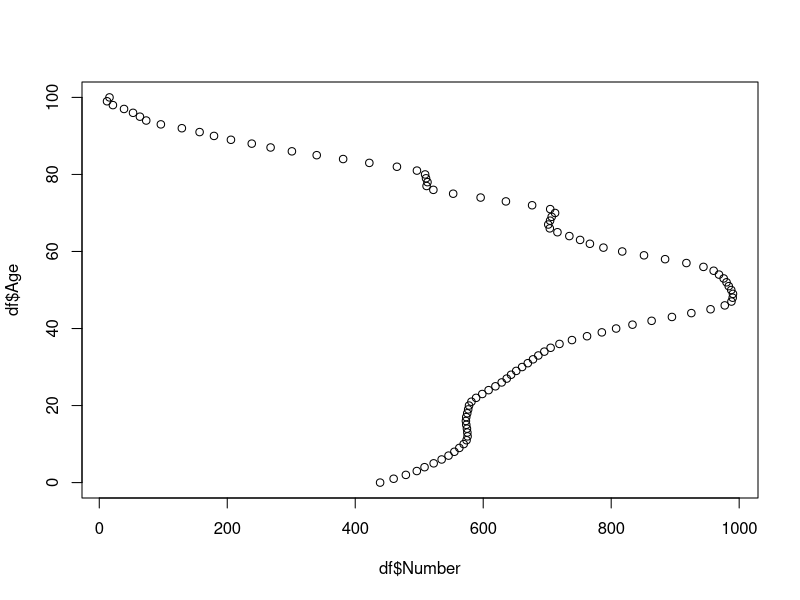
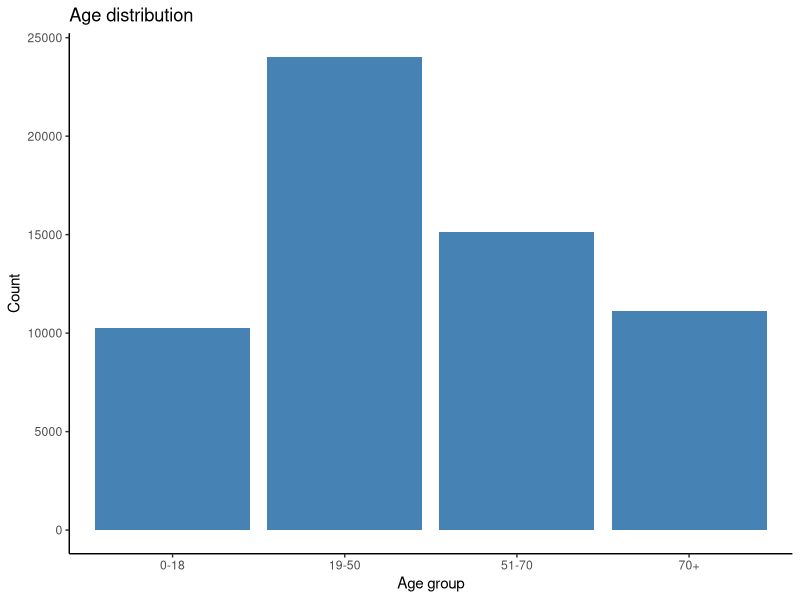
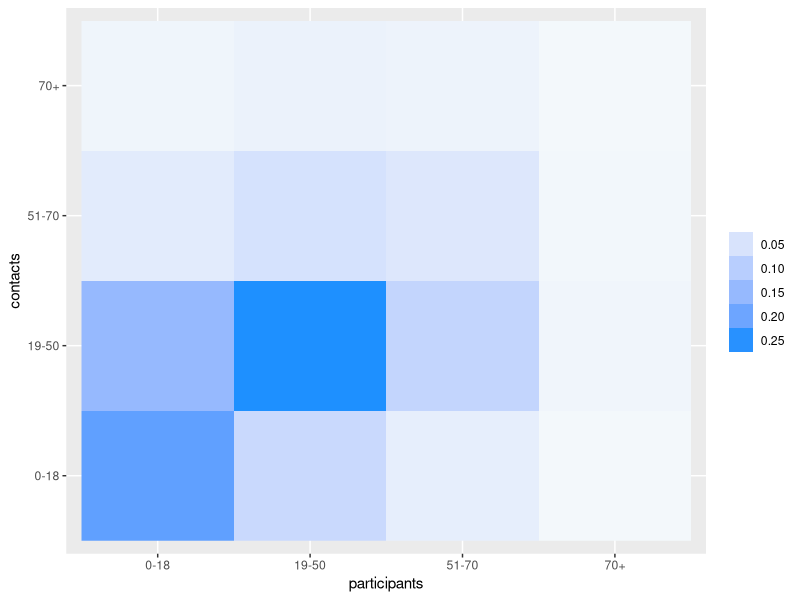
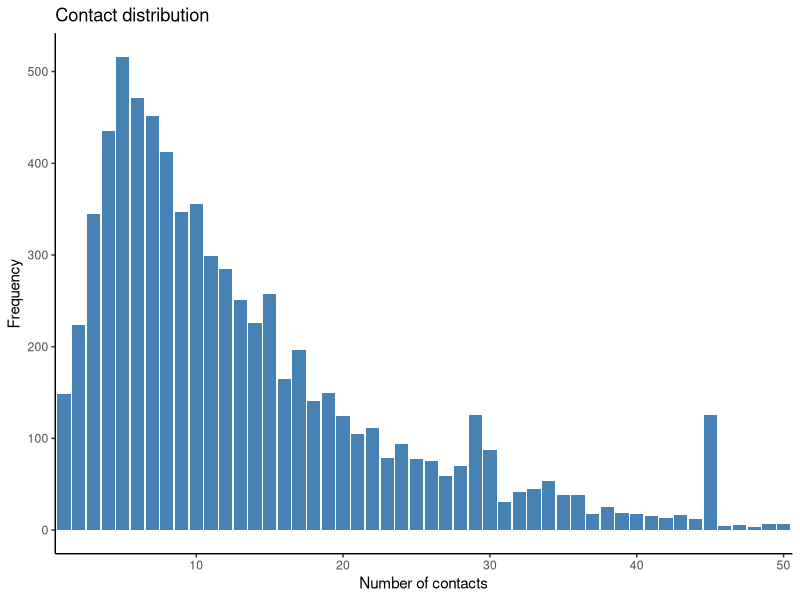

These charts were generated, in order, by the following R code: (Note: this script raises an error after producing the figures.)
#require(tidyverse)
require(readr)
require(ggplot2)
require(igraph)
require(readxl)
#library(lattice)
require(reshape2)
require(magrittr)
require(purrr)
require(dplyr)


genNet <- function(N=N, age=age, n.try=100) {
  require(igraph) # TODO: add check points for invalid inputs
  if (N < 100) warning("Considering increase N!")
  # Utils functions -------------------------------------------------------
  `%notin%` <- function(x, y) is.na(match(x, y, nomatch=NA_integer_))
  # pick age to make contacts according the prob. from contact matrix
  pickAge <- function(x) sample(Mnmr, ncont[x], 1, M[, Grp[x]])
  # pick id that is free and in respected age groups
  pickId <- function(x) {
    pool <- freeI[freeI %in% which(Grp==apick[x])]
    if (length(pool)==1) return(pool)
    else return(sample(pool, npick[x]))
  }
  makeLinks <- function(i, j) c(sapply(j, function(x) c(i, x)))
  # templates and storages ------------------------------------------------
  g <- make_empty_graph(n = N, directed = FALSE)
  freeI <- which(ncont > 0) # some might have no contact
  # Main loop -------------------------------------------------------------
  for (i in 1:N) {
    cat('\r', "Node:", i); flush.console()
    if (ncont[i] == 0) next # am I free?
    freeI <- freeI[freeI %notin% i] # exclude myself: no loop back
    # Check if enough peoples to contact ----------------------------------
    freeA <- rle(sort(Grp[freeI])) #freenodes by age-grp
    afree <- freeA$values  # age-grp that have freenodes
    nfree <- freeA$lengths  # of freenodes by ages
    isEnough <- noWay <- FALSE
    i.try    <- 0  # trying to find enough matched age partners
    while(!isEnough) {
      i.try <- i.try + 1
      if ( i.try > n.try ) isEnough <- noWay <- TRUE # force stop
      conti <- rle(sort(pickAge(i)))  # pick age of my contacts
      npick <- conti$lengths  # of contact by ages
      apick <- conti$values  # age-grp to pick
      if (!all(apick %in% afree)) next  # if no free age, try again
      ok <- sapply(seq_along(npick), function(x) npick[x] <= nfree[which(afree==apick[x])]) # if there are, check number enough?
      if (all(ok)) isEnough <- TRUE
    }
    if (noWay) next  # leave this guy alone
    pickedId <- unlist(sapply(seq_along(npick), function(x) pickId(x)))
    if (any(which(ncont==0) %in% pickedId) ) break
    g <- add_edges(g, makeLinks(i, pickedId) ) # add weights here if needed
    ncont[i] <- 0  # update me, no more friend
    ncont[pickedId] <- ncont[pickedId] - 1  # update friends
    freeI <- which(ncont > 0) # update free id
  }
  g <- set_vertex_attr(g, 'age', value=age)
  return(list(g=g, age=age))
}
genNet <- compiler::cmpfun(genNet)
plotNet <- function(g, vs=log(degree(g)+2)*2, vc=vertex_attr(g, "age"), ly=layout_with_fr, ...) plot(g, vertex.size=vs, vertex.label=NA, edge.arrow.mode=0, layout=ly, vertex.color=vc, edge.color="gray90",...) 
plotNet2 <- function(g, vs=log(degree(g)+2)*2, vc=vertex_attr(g, "age"),  ...) plot(g, vertex.size=vs, vertex.label=NA, edge.arrow.mode=0, vertex.color="#00AFBB", edge.color="gray90",...) 
###############################

df <- read_excel("data/Italy_ages_raw.xlsx")

plot(x=df$Number, y=df$Age)

abreaks<-c(0,19,51,69,103)
la1 <- c(paste(c(0,19,51),c(18,50,70),sep = "-"),paste(70,"+",  sep = ""))
la1

df$AgeGroup <- cut(df$Age, breaks = abreaks,labels=la1, right = FALSE)
agegrp_sum <- aggregate(df$Number, by=list(Category=df$AgeGroup), FUN=sum)
colnames(agegrp_sum)<-c("grps","freq")
agegrp_sum$agegrp_perc<- 100*(agegrp_sum$freq/sum(agegrp_sum$freq))
#plot(agegrp_sum$grps,agegrp_sum$freq)

#barchart(freq~grps,agegrp_sum, xlab="Age group", ylab="Count")
######
pdf("age distn plot.pdf")
p<-ggplot(data=agegrp_sum, aes(x=grps, y=freq)) +
  geom_bar(stat="identity", fill="steelblue") +
  labs(title="Age distribution", 
       x="Age group", y = "Count") +
  theme_classic()
print(p)
dev.off()
# Horizontal bar plot
#p + coord_flip()

################################################
############ GROUPING ASPECT ###################

part2 <- read_excel("data/part2.xlsx", col_types = c("numeric","numeric"))
cdata  <- read_excel("data/contacts_data.xlsx", 
                     col_types = c("numeric", "numeric", "numeric", 
                                   "numeric", "numeric","text"))
mydata = c()
for (i in part2$part_id){
  mydata$dist[i]= length(which(cdata$part_id==i))
  mydata$pp[i] = i
}
datdf = data.frame(na.omit(mydata$dist),na.omit(mydata$pp))

part2$part_nocont = datdf$na.omit.mydata.dist.
part2$pt_grp <- cut(part2$part_age, breaks = abreaks,labels=la1, right = FALSE)
part_grp = as.data.frame(table(part2$pt_grp))


lli=lapply(seq_along(part2$part_age), function(i)rep(part2$part_age[i], part2$part_nocont[i]))
cdata$p_ages = unlist(lli)
cdata$ages_con = NA
for (i in 1:length(cdata$cnt_age_exact)){
  if (is.na(cdata$cnt_age_exact[i])==FALSE){
    cdata$ages_con[i] <- cdata$cnt_age_exact[i]}
  else {cdata$ages_con[i] <- cdata$cnt_age_est_max[i]}
  # else {cdata$ages_con[i] <- sample(seq(cdata$cnt_age_est_min[i],cdata$cnt_age_est_max[i]),1)}
}


cdata$cnt_grp <- cut(cdata$ages_con, breaks = abreaks,labels=la1, right = FALSE)
c_grp = as.data.frame(table(cdata$ages_con))
c_grp$ct_grp <- cut(as.numeric(c_grp$Var1), breaks = abreaks,labels=la1, right = FALSE)
c_sum <- aggregate(c_grp$Freq, by=list(Category=c_grp$ct_grp), FUN=sum)
cdata$c_grp_pro=ave(cdata$ages_con,cdata$cnt_grp)

#
cdata$pt_grp <- cut(cdata$p_ages, breaks = abreaks,labels=la1, right = FALSE)
p_grp = as.data.frame(table(cdata$p_ages))
p_grp$p_grp <- cut(as.numeric(p_grp$Var1), breaks = abreaks,labels=la1, right = FALSE)
p_sum <- aggregate(p_grp$Freq, by=list(Category=p_grp$p_grp), FUN=sum)
cdata$p_prob <- cdata$p_ages/length(cdata$p_ages)
cdata$p_grp_pro=ave(cdata$p_ages,cdata$pt_grp)
p_sum$perc_ita = c(1.6,27,34.2,37.2)
#
part2$part_pro = part2$part_nocont/length(part2$part_nocont)
#
c_time = as.data.frame(table(cdata$duration_multi))
p_time <- aggregate(p_grp$Freq, by=list(Category=p_grp$p_), FUN=sum)

#
mx <- with(cdata, table(participants=cdata$pt_grp,contacts=cdata$cnt_grp))
t(mx)

mtmx = melt(mx)
mtmx$nval = mtmx$value/sum(c_sum$x)

pdf("partcont.pdf")
pcplot = ggplot(mtmx, aes(participants,contacts, fill=nval)) + 
  geom_raster()+
  scale_fill_gradient(low="#F3F8FB", high="dodgerblue") +
  guides(fill = guide_legend(title = ""))
print(pcplot)
dev.off()
##################################################
# cases_Italy <- read_excel("data/cases_Italy.xlsx", 
#                           col_types = c("text", "numeric"))
# summary(cases_Italy$Number)

######################################

a_sum <- as.data.frame(table(part2$part_nocont))
a_sum$prob <- 100*a_sum$Freq/sum(a_sum$Freq)

pdf("contdist.pdf")
PL<-ggplot(data=a_sum[1:50,], aes(x=Var1, y=Freq)) +
  geom_bar(stat="identity", fill="steelblue") +
  labs(title="Contact distribution", 
       x="Number of contacts", y = "Frequency") +
  scale_x_discrete(breaks=c("10","20","30","40","50"),
                   labels=c("10","20","30","40","50"))+
  theme_classic()
print(PL)
dev.off()

###############
N    <- 10000
seed <- 123

orderBy <- function(.data,index,...) as.data.frame(.data[order(.data[, index],...), ])

## Steps

#Assign age: depends on the target population age distribution

SR1     <- dget("./data/Italy_age_distn.txt")  # Italy population by age
if (!is.null(seed)) set.seed(seed)
age           <- sample(SR1$age, N, TRUE, SR1$prob)

#Assign contacts: depends on both target age and POLYMOD data
agecont      <- orderBy(dget("./data/POLYMODtab1"), 1) # POLYMOD Tab.1
agecont$rk   <- rank(agecont$age)  # Rank age-group by contact
# POLYMODbreak <- c(0,4,9,14,19,29,39,49,59,69,100) 
abreaks<-c(0,19,51,69,103)
POLYMODbreak <- abreaks 
ageGrp1 <- cut(age, breaks=POLYMODbreak, include.lowest=1)
ageGrp <- as.numeric(ageGrp1) # mapping age to ageGrp
agerk  <- sapply(ageGrp, function(x) agecont$rk[x==agecont$nmr])
age    <- rev(orderBy(cbind(age, agerk), 2)[, 1]) # large to small

#Sampling from contact distribution

distCont <- dget("data/distCont")

#distCont <- a_sum
ncont    <- sort(sample(distCont$freq, N, 1, distCont$prob), TRUE)

#Load contact matrix (as probability) POLYMOD data: averaging all countries

M <- mx  # image(M)
Mbrk <- abreaks
Mnmr <- 1:4
Grp  <- as.numeric(cut(age, breaks=Mbrk, include.lowest=1))

## Run

#source("gennet.R")
gr <- genNet(N, age)

plotNet(gr$g)
qqplot(degree(gr$g), ncont, main="QQ Plot", ylab="Target contact distribution")
qqplot(age, vertex_attr(gr$g, "age"), main="QQ Plot", ylab="Target age distribution")
########################################

intdyn = function(v1,ti){ #v1 here is the newly infected node
  l=ageGrp[v1]
  G1list <- list(G)
  ct= 1
  i= ti
  if (l==1&i<=5){
    #print("old no symp")
    V(G)[v1]$color = "orange"
    V(G)[v1]$state = "NS"
    ct <- ct + 1
    G1list[[ct]] <- G
  }
  else if (l==1&(i>5&i<=8)){
    #print("old sev symp")
    V(G)[v1]$color = "magenta"
    V(G)[v1]$state = "SS"
    ct <- ct + 1
    G1list[[ct]] <- G
  }
  else if (l==1&(i>8&i<=21)){
    #print("old ICU")
    V(G)[v1]$color ="cyan"
    V(G)[v1]$state = "ICU"
    ct <- ct + 1
    G1list[[ct]] <- G
  }
  else if (l==1&i>21){
    #print("old immune/dead")
    V(G)[v1]$color = "green"
    V(G)[v1]$state = "RM"
    ct <- ct + 1
    G1list[[ct]] <- G
  }
  else if (l==2&i<=5){
    #print("young no symp")
    V(G)[v1]$color = "orange"
    V(G)[v1]$state = "NS"
    ct <- ct + 1
    G1list[[ct]] <- G
  }
  else if (l==2&(i>5&i<=9)){
    #print("young sev symp")
    V(G)[v1]$color = "magenta"
    V(G)[v1]$state = "SS"
    ct <- ct + 1
    G1list[[ct]] <- G
  }
  else if (l==2&(i>9&i<=20)){
    #print("young hosp")
    V(G)[v1]$color ="pink"
    V(G)[v1]$state = "HP"
    ct <- ct + 1
    G1list[[ct]] <- G
  }
  else if (l==2&i>20){
    #print("young immune")
    V(G)[v1]$color = "green"
    V(G)[v1]$state = "RM"
    ct <- ct + 1
    G1list[[ct]] <- G
  }
  else if (l==3&i<=5){
    #print("mid-55% no symp")
    V(G)[v1]$color = "orange"
    V(G)[v1]$state = "NS"
    ct <- ct + 1
    G1list[[ct]] <- G
  }
  else if (l==3&(i>5&i<=10)){
    #print("mid-55% mild symp")
    V(G)[v1]$color = "magenta"
    V(G)[v1]$state = "MS"
    ct <- ct + 1
    G1list[[ct]] <- G
  }
  else if (l==3&(i>10)){
    #print("mid-55% immune")
    V(G)[v1]$color ="green"
    V(G)[v1]$state = "RM"
    ct <- ct + 1
    G1list[[ct]] <- G
  }
  else if (l==4&i<=5){
    #print("no symp-class no symp")
    V(G)[v1]$color = "orange"
    V(G)[v1]$state = "NS"
    ct <- ct + 1
    G1list[[ct]] <- G
  }
  else if (l==4&i>5){
    #print("no symp-class immune")
    V(G)[v1]$color = "green"
    V(G)[v1]$state = "RM"
    ct <- ct + 1
    G1list[[ct]] <- G
  }
  
  return(V(G)[v1]$state)
}
G<-gr$g

gfunct <- function(G){
  G$AdjList = get.adjlist(G,mode="out")
  totpop = length(V(G))
  vin = sample(totpop-1,1)
  V(G)$state = "S"
  V(G)[vin]$state = "NS"
  V(G)$duration = 0
  V(G)[vin]$duration = 1
  V(G)$num = 1
  V(G)[vin]$num = 3
  NS = c()
  SS = c()
  MS = c()
  HP = c()
  ICU = c()
  RM = c()
  SU = c()
  timing = 120
  mglist = list(G)
  infcount = list()
  tcount = 0
  m_inf = vin
  all_inf = NULL
  tog = c()
  to = c()
  for (time in 1:length(seq(1,timing,1))){
    new_inf = NULL
    for (n in m_inf){
      daily_contacts <- G$AdjList[[n]]
      for (nb in daily_contacts){
        p = 0.15
        new_state = sample(c("S","NS"),1,prob = c(p,1-p))
        if (V(G)[nb]$state == "S" & new_state == "NS"){
          V(G)[nb]$num = 2
          new_inf = c(new_inf,nb)
        }
      }
    }
    m_inf = new_inf
    to = c(to,new_inf)
    tog = c(vin,to)
    V(G)[tog]$duration = V(G)[tog]$duration + 1
    for (ji in tog) {
      V(G)[ji]$state = intdyn(ji,V(G)[ji]$duration)
    }
    
    tcount <- tcount + 1
    SU[tcount] = length(which(V(G)$state == "S")) 
    NS[tcount] = length(which(V(G)$state == "NS")) #no. of  in population
    SS[tcount] = length(which(V(G)$state == "SS")) #no. of  in population
    RM[tcount] = length(which(V(G)$state == "RM")) #no. of  in population
    ICU[tcount] = length(which(V(G)$state == "ICU"))
    HP[tcount] = length(which(V(G)$state == "HP"))
    MS[tcount] = length(which(V(G)$state == "MS"))
    
    mglist[[tcount]] = G
    
    infcount[[tcount]] = new_inf
  }
  Time=1:length(seq(1,timing,1))
  ############ R0
  GAge <- gr$age
  dfGAg <- data.frame(cut(GAge, breaks = abreaks,labels=la1, right = FALSE))
  colnames(dfGAg) <-"agegrps"
  VAge = GAge[vin]
  VAg = which(la1==dfGAg$agegrps[vin])
  Glist = mglist
  dif = V(Glist[[1]])$num - V(tail(Glist,1)[[1]])$num
  ng <- Glist[[1]] %>%
    set_vertex_attr("aux", value = dif)
  ###################################### 
  
  R0net <- function(net = gr$g, All=FALSE) {
    n  <- igraph::delete.vertices(net, which(V(ng)$aux==0))
    n  <- igraph::as.directed(n, mode = c("arbitrary"))
    dg <- igraph::degree(n,  mode='out')
    if (All==TRUE) r0 <- dg
    else r0 <- mean(dg)
    return(list(r0,n))
  }
  
  fro = R0net(G)
  
  return(list(SU=SU,NS=NS,SS=SS,RM=RM,ICU=ICU,HP=HP,MS=MS,Time=Time,R0 = fro[[1]],VAg = VAg,vin = vin))
}

G = gr$g

glist = gfunct(G)
glist

df=data.frame(glist$SU,glist$NS,glist$SS,glist$RM,glist$ICU,glist$HP,glist$MS,glist$Time)
colnames(df)<- c("SU","NS","SS","RM","ICU","HP","MS","Time")
mdf2 = melt(df, id.vars = "Time")

pdf("cgplot1.pdf")
gpl = ggplot(mdf2, aes(Time,value, color=variable)) +
  geom_line() +
  theme_bw()
print(gpl)
dev.off()

#############################3
rep = replicate(20,gfunct(G))
reps = rep[1:8,]

write.table(rep,"crepsdata.csv")

myplot <- function(data,title){
  ggplot(data, aes(Time,value, color=variable)) +
    geom_line() +
    labs(title = title)+
    theme_bw()
}

lo = c()
lo2 = c()
lo3 = c()
lo4 = list()
tml=list()
mtl4 = list()
mlti = list()
plot_list = list()
for (ik in 1:ncol(reps)) {
  lo = list(reps[,ik])
  #print(lo)
  lo2 <- map(lo,~data.frame(.))
  lo3 <-map_df(lo2,~mutate_all(.,as.numeric)) 
  lo4 <-as_tibble(lo3)
  tml[ik] = list(lo4)
  mtl4 = melt(tml[ik], id.vars = "Time")
  mlti[ik] = list(mtl4)
  p <- myplot(mtl4,ik)
  plot_list[[ik]] = p
}

for (i in 1:length(seq(1,ncol(reps),1))) {
  file_name = paste("crp_plot_", i, ".tiff", sep="")
  tiff(file_name)
  print(plot_list[[i]])
  dev.off()
}

# Another option: create pdf where each page is a separate plot.
pdf("cprplots.pdf")
for (i in 1:length(seq(1,ncol(reps),1))) {
  print(plot_list[[i]])
}
dev.off()

##################################################
########## R0 ESTIMATES #####################

R0table = rep[9:11,]
nr0 = data.frame(c(unlist(R0table[1,])),c(unlist(R0table[2,])))
colnames(nr0) = c("val","ag")
nr0df = as.data.frame(nr0[complete.cases(nr0), ])

nr0df2 = nr0df[order(nr0df$ag,nr0df$val),]
plot(nr0df2$ag,nr0df2$val)

tapply(nr0df2$val, nr0df2$ag, max)

dfr = data.frame(c(la1),c(tapply(nr0df2$val, nr0df2$ag, max)))
colnames(dfr)<- c("valAg","val")

pdf("cR0PLOT.pdf")
R0plot <- ggplot(data=dfr, aes(x=valAg, y=val)) +
  geom_bar(stat="identity", fill="steelblue") +
  labs(x="Age group", y = expression(R_0)) +
  theme_classic()
print(R0plot)
dev.off()


png("cR0plot.png")
R0plot <- ggplot(data=dfr, aes(x=valAg, y=val)) +
  geom_bar(stat="identity", fill="steelblue") +
  labs(x="Age group", y = expression(R_0)) +
  theme_classic()
print(R0plot)
dev.off()

